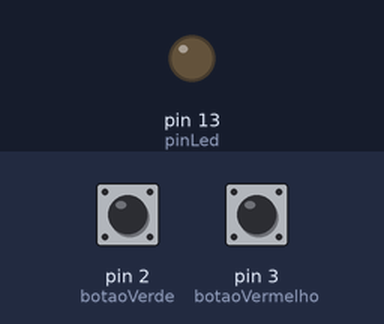
Simulated run of this sketch. Board: Arduino Uno, built with avr-gcc and run on an emulated ATmega328P. On the bench: output pins drawn as LEDs (lit = HIGH). The test bench sets the inputs (shaded band); at power-on: pin 2 (botaoVerde) LOW, pin 3 (botaoVermelho) LOW. What the sketch prints to the serial monitor is not drawn.

Above: at 3.4 s.
3.5 s: pin 2 (botaoVerde) pulled HIGH for 1 s
At 4.0 s:
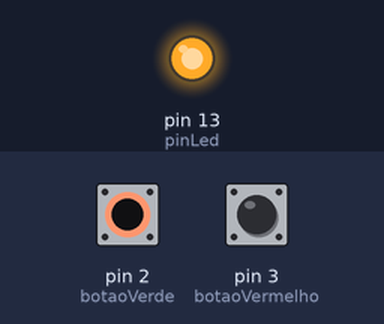
6.5 s: pin 3 (botaoVermelho) pulled HIGH for 3.2 s
At 10.6 s:
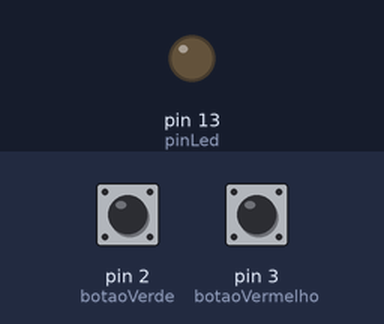
11.2 s: pin 2 (botaoVerde) pulled HIGH for 3.2 s
At 11.7 s:
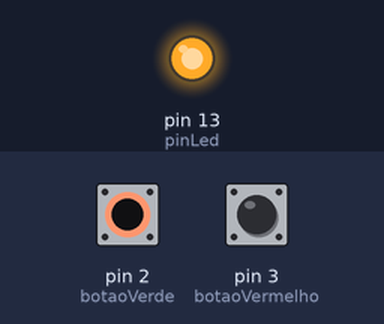
Timing chart, 0 to 15.9 s (numbered marks = the images above; inputs shaded):
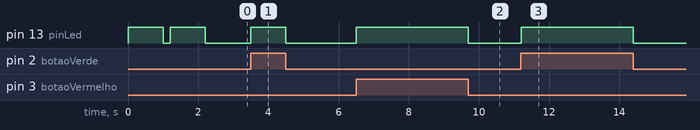

Measured:
- after the input at 3.5 s, pin 13 (pinLed): LOW → HIGH at once, → LOW 1.0 s later
- after the input at 6.5 s, pin 13 (pinLed): LOW → HIGH at once, → LOW 3.2 s later
- after the input at 11.2 s, pin 13 (pinLed): LOW → HIGH at once, → LOW 3.2 s later

The sketch:

AtalhosObs.ino
```cpp
/*
 * Envia caracteres para o segundo chip do arduino (16u2),
 * que deve rodar programa de ponte HID para repassar
 * os caracteres como comandos de teclado para
 * a porta USB.
 */

const int pinLed = LED_BUILTIN;
const int botaoVermelho = 3;
const int botaoVerde = 2;

void setup() {
  pinMode(pinLed, OUTPUT);
  pinMode(botaoVermelho, INPUT);
  pinMode(botaoVerde, INPUT);

  Serial.begin(115200);

  // Para saber que é o meu código
  digitalWrite(pinLed, HIGH);
  delay(1000);
  digitalWrite(pinLed, LOW);
  delay(200);
  digitalWrite(pinLed, HIGH);
  delay(1000);
  digitalWrite(pinLed, LOW);
}


void loop() {

    if (digitalRead(botaoVermelho)) {
      digitalWrite(pinLed, HIGH);
      Serial.write('1');
    }
    if (digitalRead(botaoVerde)) {
      digitalWrite(pinLed, HIGH);
      Serial.write('2');
    }

    //
    delay(100);
    digitalWrite(pinLed, LOW);
}
```
